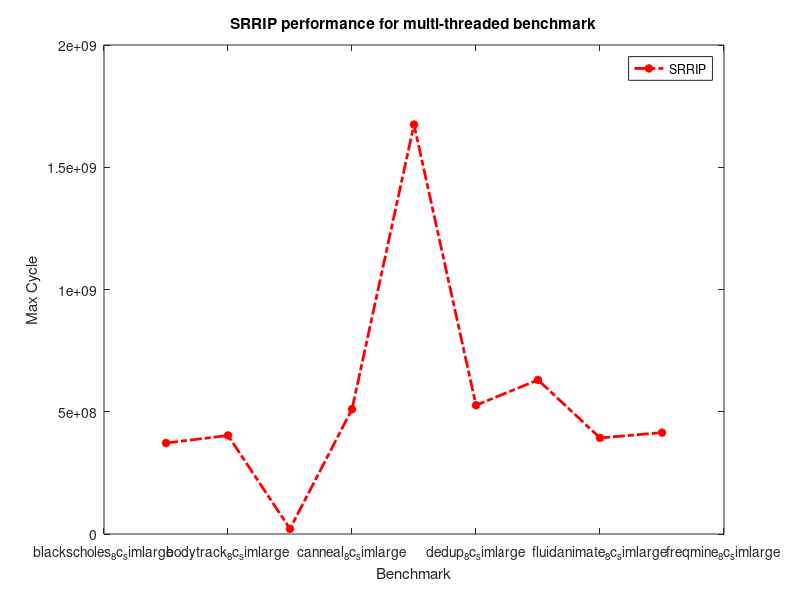
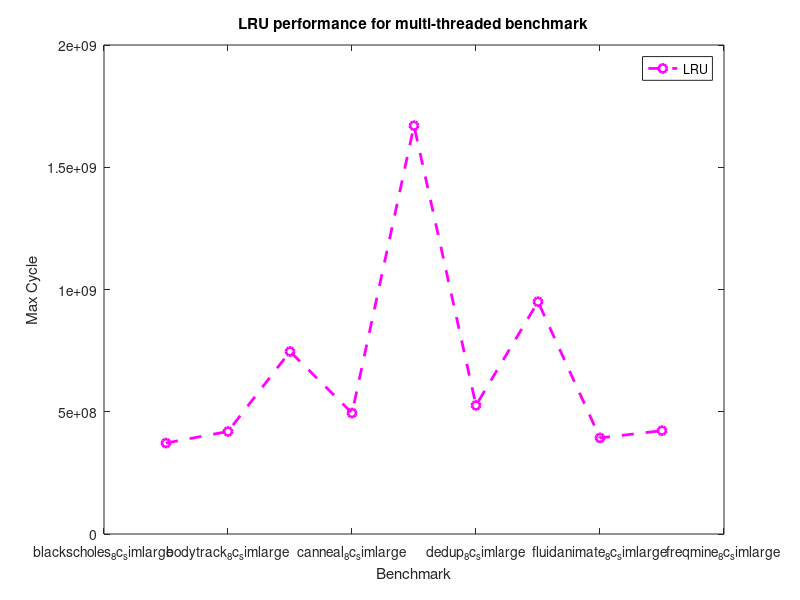
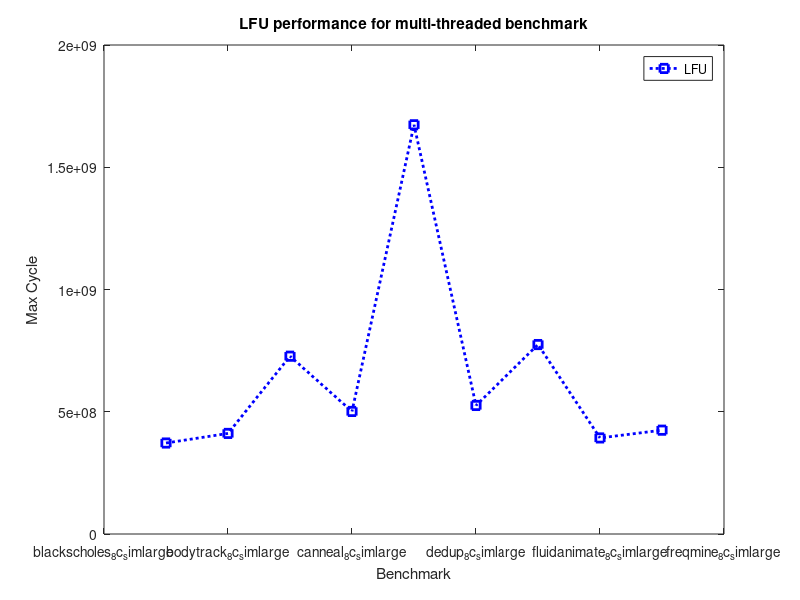
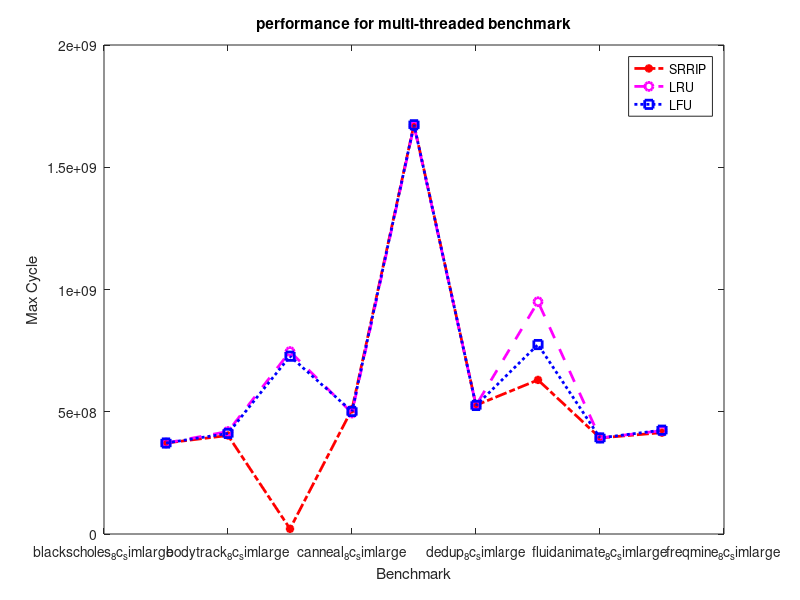

The MATLAB source for these figures, in order:
x = {'blackscholes_8c_simlarge',
'bodytrack_8c_simlarge',
'canneal_8c_simlarge',
'dedup_8c_simlarge',
'fluidanimate_8c_simlarge',
'freqmine_8c_simlarge',
'streamcluster_8c_simlarge',
'swaptions_8c_simlarge',
'x264_8c_simlarge'}

SRRIP= [ 
372110636,
403040013,
21198834,
510299519,
1674490718,
526596572,
630218174,
392920187,
414656462,
];
LRU= [ 
372104365,
419292768,
746289594,
494808918,
1669951753,
526065812,
949932326,
392918244,
422661744,
];
LFU= [ 
372110115,
411361551,
727216788,
501228005,
1673704133,
525732562,
774872590,
392918057,
424646226,
];

h = figure;
plot(SRRIP,'-.r*','LineWidth',2);
title('SRRIP performance for multi-threaded benchmark')
legend('SRRIP')
xlabel('Benchmark')
ylabel('Max Cycle')
set(gca,'Xticklabel',x,'XTickLabelRotation',90)
saveas(gca,'SRRIP_performance.png')

g = figure;
plot(LRU,'--mo','LineWidth',2);
title('LRU performance for multi-threaded benchmark')
legend('LRU')
xlabel('Benchmark')
ylabel('Max Cycle')
set(gca,'Xticklabel',x,'XTickLabelRotation',90)
saveas(gca,'LRU_performance.png')

a = figure;
plot(LFU,':bs','LineWidth',2);
title('LFU performance for multi-threaded benchmark')
legend('LFU')
xlabel('Benchmark')
ylabel('Max Cycle')
set(gca,'Xticklabel',x,'XTickLabelRotation',90)
saveas(gca,'LFU_performance.png')

b = figure;
plot(SRRIP,'-.r*','LineWidth',2);hold on
plot(LRU,'--mo','LineWidth',2);
plot(LFU,':bs','LineWidth',2);
title('performance for multi-threaded benchmark')
legend('SRRIP','LRU','LFU')
xlabel('Benchmark')
ylabel('Max Cycle')
set(gca,'Xticklabel',x,'XTickLabelRotation',90)
saveas(gca,'performance.png')
hold off;


y_RRIP = LRU./SRRIP;
y_LFU = LRU./LFU;

geomean(y_RRIP)
geomean(y_LFU)

d =figure;
plot_data = [y_RRIP y_LFU];
bar(plot_data);hold on;
legend('SRRIP','LFU')
title('performance speed up over LRU(multi-threaded)')
xlabel('Benchmark')
ylabel('performance speed up')
set(gca,'Xticklabel',x,'XTickLabelRotation',90)
hold off;
saveas(gca,'p_Improvement_multi.png')
